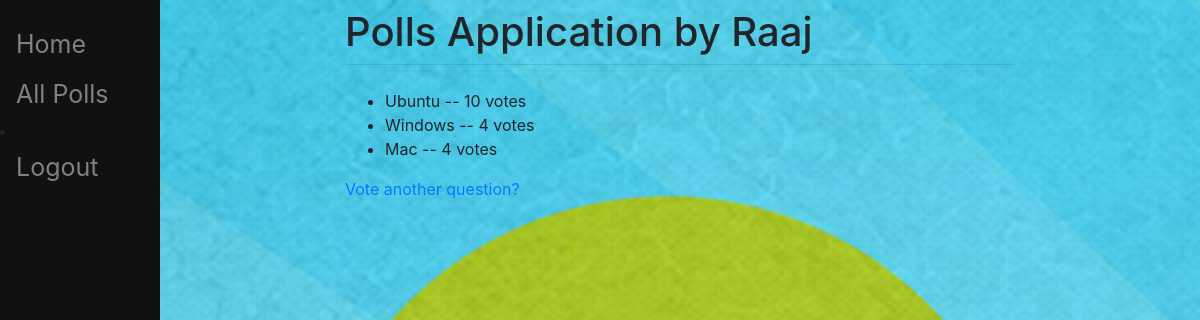
The page /polls/2/results/ (signed in) on the database as committed earlier.
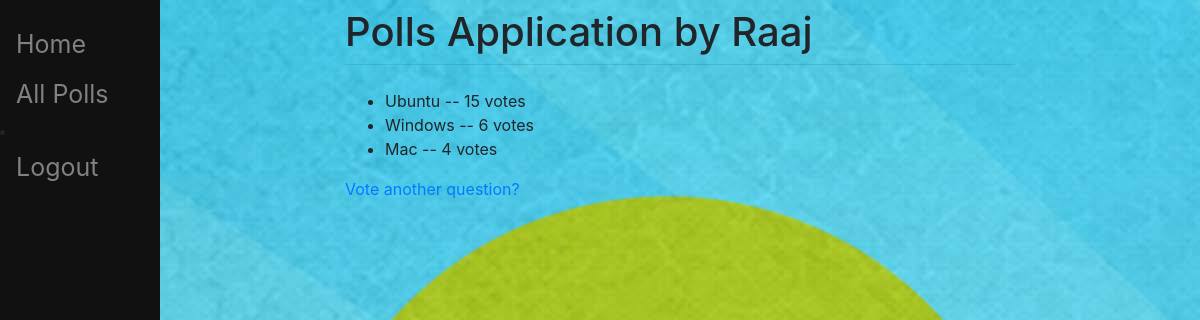
The same page on the database as committed later.
### polls/models.py (models this page shows, shortened)
class Choice(models.Model):
    question = models.ForeignKey(Question, on_delete=models.CASCADE)
    choice_text = models.CharField(max_length=200)
    votes = models.IntegerField(default=0)

### polls/views.py (the view)
# urls.py: path('<int:pk>/results/', views.ResultsView.as_view(), name='results'),
class ResultsView(LoginRequiredMixin, generic.DetailView):
    model = Question
    template_name = 'polls/results.html'

### polls/templates/polls/results.html (shortened to what this page needs)
{% extends "main/base.html" %}
{% load static %}
{% load crispy_forms_tags %}
{% block content %}
<link rel="stylesheet" type="text/css" href="{% static 'polls/style.css' %}">
<ul>
{% for choice in question.choice_set.all %}
    <li>{{ choice.choice_text }} -- {{ choice.votes }} vote{{ choice.votes|pluralize }}</li>
{% endfor %}
</ul>
<a href="{% url 'polls:index' %}">Vote another question?</a>
{% endblock %}

Rows that differ between the two databases and show on the page:
changed Choice "Ubuntu": votes "10" → "15"
changed Choice "Windows": votes "4" → "6"
